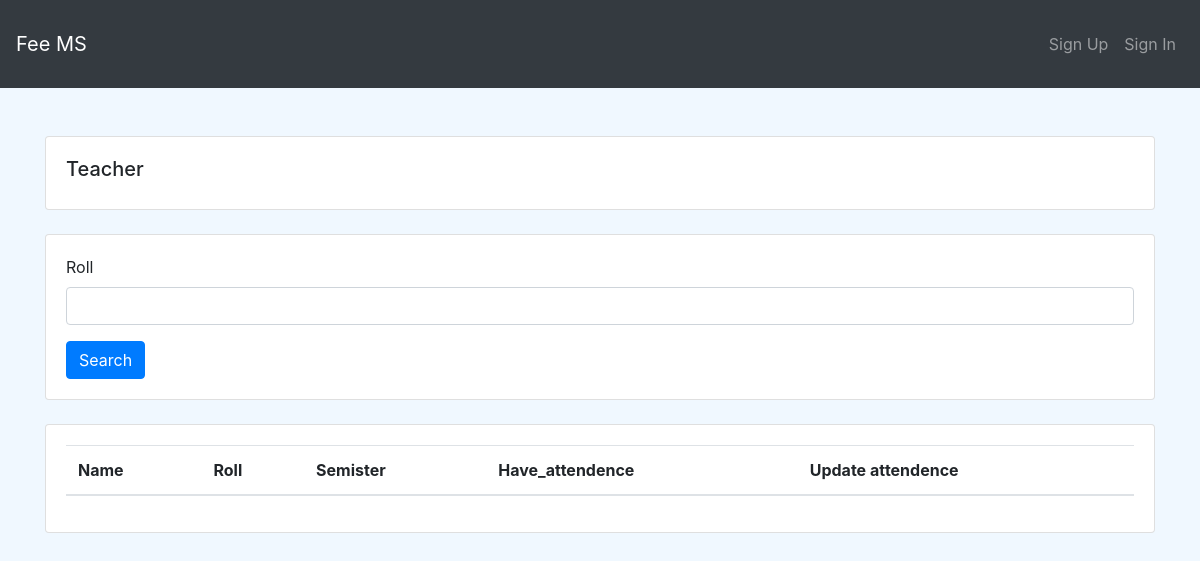
The app's page /teacher-students/IIT, older data.
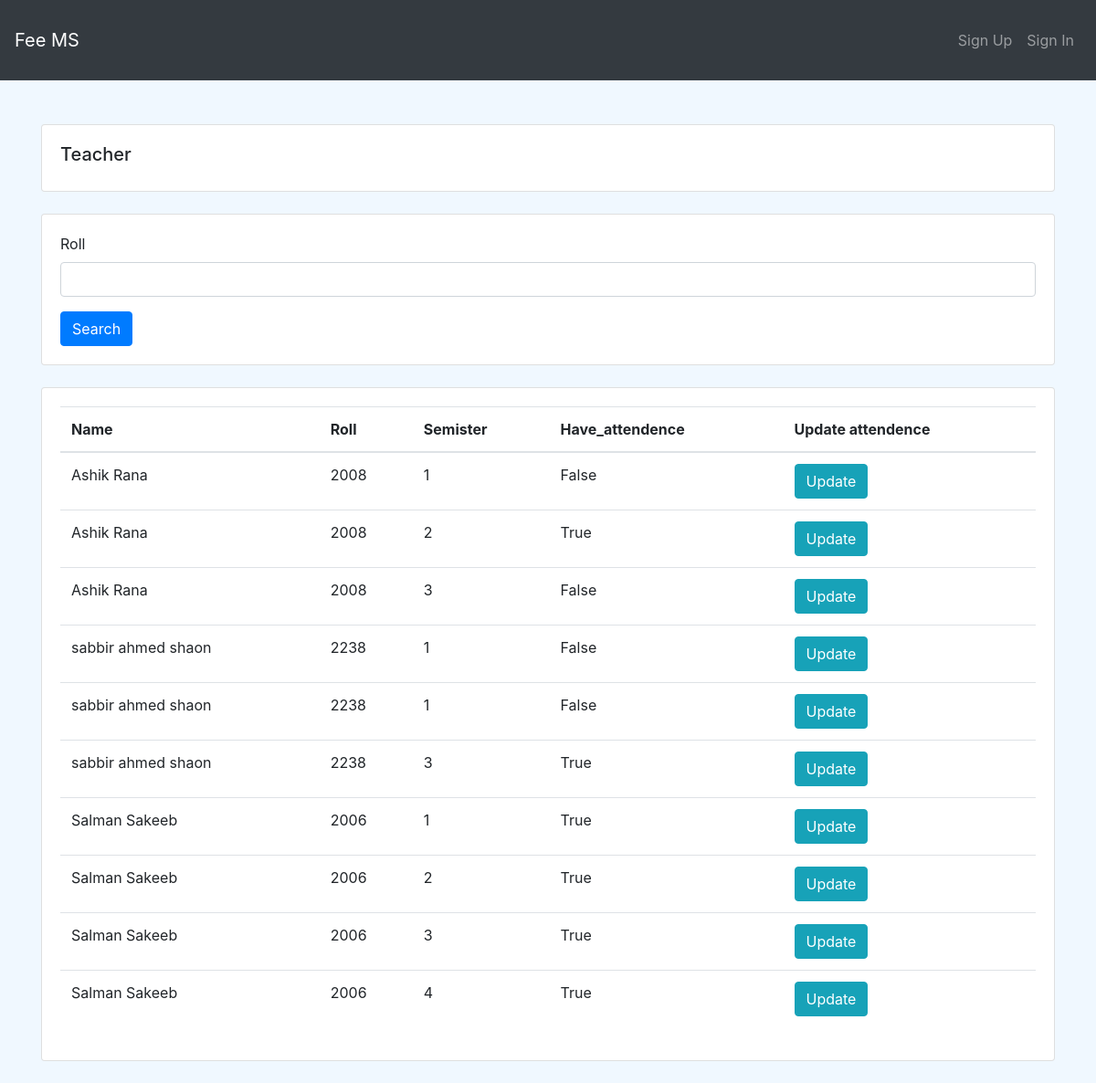
The same page, newer data.
### final/models.py (models this page shows, shortened)
class Student(models.Model):
    DEPT = (
        ("IIT", "IIT"),
        ("CSE", "CSE"),
        ("Mathmatics", "Mathmatics"),
        ("Statistics", "Statistics")
    )
    user = models.OneToOneField(
        User, related_name='student_user', on_delete=models.CASCADE)
    name = models.CharField(max_length=50)
    roll = models.CharField(max_length=20)
    registration_number = models.CharField(max_length=20)
    dept = models.CharField(max_length=100, choices=DEPT)
    batch = models.CharField(max_length=20)
    phone_number = models.CharField(max_length=11)
    is_student = models.BooleanField(default=False)

class Semister(models.Model):
    student = models.ForeignKey(Student, on_delete=models.CASCADE)
    semister = models.CharField(max_length=10)
    hall = models.CharField(max_length=50)
    address = models.TextField()
    have_attendence = models.BooleanField(default=False)

### final/views.py (the view)
def teacher_students(request, dept):
    students = Student.objects.filter(dept=dept)
    myfilter = StudentFilter(request.GET, students)
    students = myfilter.qs
    cont = {
        'students': students,
        'myfilter': myfilter
    }
    return render(request, 'final/teacher_student.html', cont)

### final/templates/final/teacher_student.html
{% extends "base.html" %}
{%load crispy_forms_tags%}
{% block content %}
<div class="container">
    <div class="row">
        <div class="col-12">
        <div class="card card-body mt-5">
            <h5>Teacher</h5>
        </div>
        <div class="card card-body my-4">
            <form action="" method="GET">
                {{myfilter.form|crispy}}
                <button class="btn btn-primary">Search</button>
            </form>
        </div>
            <div class="card card-body my-4">
                <table class='table'>
                    <thead>
                        <tr>
                            <th>Name</th>
                            <th>Roll</th>
                            <th>Semister</th>
                            <th>Have_attendence</th>
                            <th>Update attendence</th>
                        </tr>
                    </thead>
                    <tbody>
                    {% for student in students %}
                        {% for semister in student.semister_set.all %}
                            <tr>
                                <td>{{student.name}}</td>
                                <td>{{student.roll}}</td>
                                <td>{{semister.semister}}</td>
                                <td>{{semister.have_attendence}}</td>
                                <td>
                                <a href="{%url 'final:update_student_by_teacher' student.id semister.semister%}" class="btn btn-info">Update</a>
                                </td>
                            </tr>
                        {% endfor %}
                    {% endfor %}
                    </tbody>
                </table>
            </div>
        </div>
    </div>
</div>
{% endblock content %}

### templates/base.html (shortened to what this page needs)
<!doctype html>
<html lang="en">
  <head>
    <link rel="stylesheet" href="https://stackpath.bootstrapcdn.com/bootstrap/4.5.2/css/bootstrap.min.css">
  </head>
  <body>
  {% include "navbar.html" %}
    {% block content %}
    {% endblock content %}
  </body>
</html>

### templates/navbar.html (shortened to what this page needs)
<nav class="navbar navbar-expand-lg navbar-dark bg-dark">
  <a class="navbar-brand" href="#">Fee MS</a>
  <div class="collapse navbar-collapse" id="navbarNav">
    <ul class="navbar-nav ml-auto py-3">
      {% if user.is_authenticated %}
        <li class="nav-item active">
          <a class="nav-link" href="{%url 'final:homepage'%}">Home</a>
        </li>
        <li class="nav-item">
          <a class="nav-link" href="{%url 'final:profile_page'%}">{{user}}</a>
        </li>
        <li class="nav-item">
          <a class="nav-link" href="{%url 'final:logout'%}">Logout</a>
        </li>
      {% else %}
        <li class="nav-item">
          <a class="nav-link" href="{%url 'final:signup'%}">Sign Up</a>
        </li>
        <li class="nav-item">
          <a class="nav-link" href="{%url 'final:signin'%}">Sign In</a>
        </li>
      {% endif %}
    </ul>
  </div>
</nav>

### templates/base.html (style rules this page uses)
body { background-color: aliceblue; }

Row changes from the older to the newer data that the page shows:
added Student: name "Ashik Rana", roll "2008"
added Semister: semister "1", have_attendence "False"
added Semister: semister "2", have_attendence "True"
added Semister: semister "3", have_attendence "False"
added Student: name "sabbir ahmed shaon", roll "2238"
added Semister: semister "1", have_attendence "False"
added Semister: semister "1", have_attendence "False"
added Semister: semister "3", have_attendence "True"
added Student: name "Salman Sakeeb", roll "2006"
added Semister: semister "1", have_attendence "True"
added Semister: semister "2", have_attendence "True"
added Semister: semister "3", have_attendence "True"
added Semister: semister "4", have_attendence "True"
